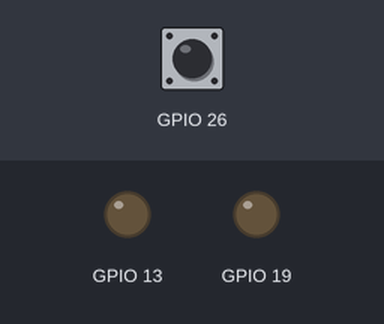
This program was run on a simulated Raspberry Pi (BCM pin numbers). On the bench: output pins drawn as LEDs (lit = HIGH). Inputs (shaded band) come from the test bench; at power-on: GPIO 26 HIGH. The clock reads 2024-03-15 10:24:30 at power-on unless the program sets it; the camera gives no picture and a still takes 0.5 s.

Above: at 1.2 s.
1.3 s: GPIO 26 pulled LOW for 0.15 s
At 1.8 s:
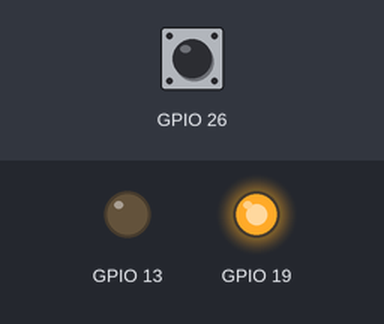
Timing chart, 0 to 32.8 s (numbered marks = the images above; inputs shaded):
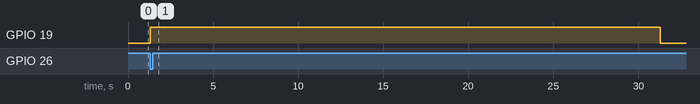

The program:

video.py
```python
#Import Files
import RPi.GPIO as GPIO
import picamera
import time

#GPIO Settings
GPIO.setmode(GPIO.BCM)
GPIO.setup(13, GPIO.OUT)
GPIO.setup(19, GPIO.OUT)
GPIO.setup(26, GPIO.IN, pull_up_down=GPIO.PUD_UP)

#Camera Settings
CAM_DIR  = "/home/pi/python/_video/"

camera = picamera.PiCamera()

#Camera Function
def camera_func(x):
    if GPIO.input(26) == 0:
        filename = time.strftime("%Y%m%d%H%M%S") + ".mjpeg"
        save_dir_filename = CAM_DIR + filename
        GPIO.output(19, GPIO.HIGH)
        camera.start_recording(save_dir_filename)
        camera.wait_recording(30)
        camera.stop_recording()
        GPIO.output(19, GPIO.LOW)
    else:
        GPIO.output(13, GPIO.HIGH)
        time.sleep(1)
        GPIO.output(13, GPIO.LOW)

#Interrupt
GPIO.add_event_detect(26, GPIO.FALLING, callback=camera_func, bouncetime=200)

#Main
try:
    while True:
        pass

except KeyboardInterrupt:
    GPIO.cleanup()
```

Measured:
- after the input at 1.3 s, GPIO 19: LOW → HIGH at once, → LOW 30.0 s later
